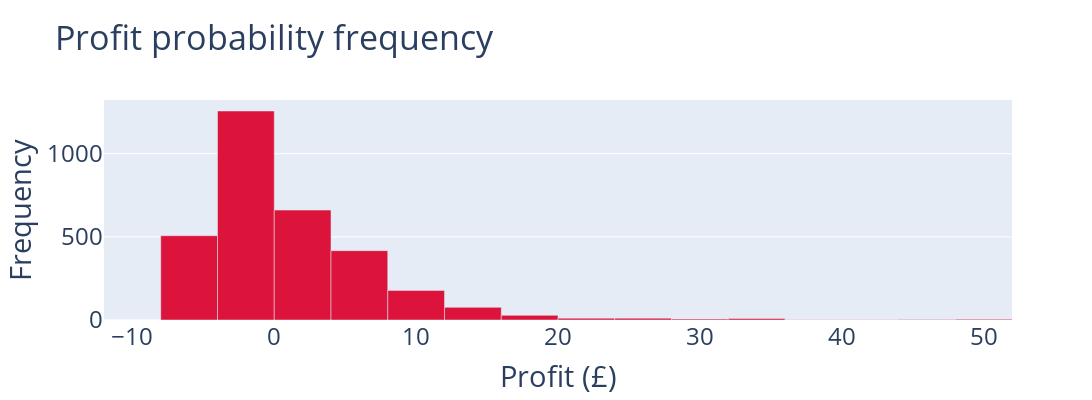

This figure's notebook cell:
### Code cell
test = pd.cut(x=df['Profit'], bins=[-10, 0, 10, 20])
y = test.value_counts().to_dict()

# fig = px.histogram(df, x='Profit', bins=range(0, 60, 5))
# fig.update_xaxes(range=[-50, 200])

counts, bins = np.histogram(df.Profit, bins=range(-12, 55, 4))
bins = 0.5 * (bins[:-1] + bins[1:])

fig = px.bar(
    x=bins, 
    y=counts, 
    title='Profit probability frequency',
    labels={'x':'Profit (£)', 'y':'Frequency'},
    color_discrete_sequence=16*['crimson'],
    width=1200, height=400
    )
fig.update_layout(bargap=0, font={'size': 24})
fig.write_image('../images/profit-probability-frequency.png', scale=10)
fig.show()

### Figure 1 — Plotly figure (JSON) as saved in the notebook; plotly's stock layout.template omitted (floating-point values rounded to 4 significant figures)
{"data": [{"alignmentgroup": "True", "hovertemplate": "Profit (£)=%{x}<br>Frequency=%{y}<extra></extra>", "legendgroup": "", "marker": {"color": "crimson", "pattern": {"shape": ""}}, "name": "", "offsetgroup": "", "orientation": "v", "showlegend": false, "textposition": "auto", "type": "bar", "x": [-10, -6, -2, 2, 6, 10, 14, 18, 22, 26, 30, 34, 38, 42, 46, 50], "xaxis": "x", "y": [0, 507, 1257, 661, 417, 178, 76, 28, 11, 11, 6, 9, 2, 2, 3, 5], "yaxis": "y"}], "layout": {"bargap": 0, "barmode": "relative", "font": {"size": 24}, "height": 400, "legend": {"tracegroupgap": 0}, "title": {"text": "Profit probability frequency"}, "width": 1200, "xaxis": {"anchor": "y", "domain": [0, 1], "title": {"text": "Profit (£)"}}, "yaxis": {"anchor": "x", "domain": [0, 1], "title": {"text": "Frequency"}}}}
